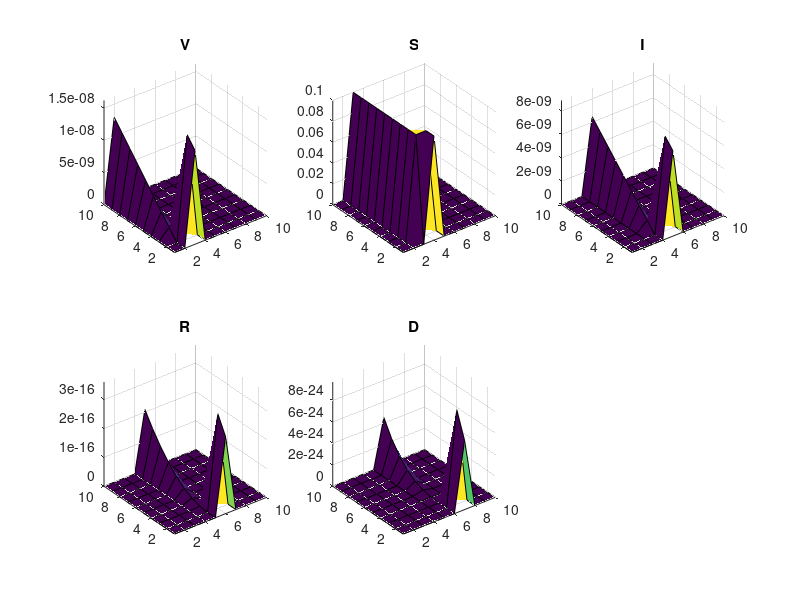

Here is the MATLAB script that generated this plot:
function spatialSIR(T)

    close all
    clc
    figure(1)
    set(1,'pos',[96           1        1034         704])
    
    if nargin < 1
        T = 0.000001;
    end
    
    %%
    
    p = 1;
    rho = 1;
    lambda = 0.00001;
    dr = 0.001;
    sigma = 0.001;
    
    %%
    
    Nx = 10;
    x = 0:(1/(Nx-1)):1;
    
    D2x = diag(-2*ones(Nx,1)) + ...
        diag(ones(Nx-1,1),1) + diag(ones(Nx-1,1),-1);
    D2x(2,1) = 2;
    D2x(end-1,end) = 2;
    
    D2x = sigma*D2x * (Nx-1)^2;
    
    %%
    
    Ny = Nx;
    y = x;
    D2y = D2x;

    n = (Nx)^2;
    
    % Grid and initial data:
    [X,Y] = meshgrid(x,y);
    V0 = zeros(size(X));
    S0 = ones(size(X));
    I0 = zeros(size(X));
    R0 = zeros(size(X));
    D0 = zeros(size(X));

    %S0(2:5,2:5) = 1;
    %S0 = 100*exp(-5*(X.^2 + Y.^2) ) + 1;
    S0(5,5) = 1000;
    
    %V0 = exp(-15*(X.^2 + Y.^2) );
    V0(2,2) = 0.1;
    
    IC = flatten(V0,S0,I0,R0,D0);
    [times,states] = ode23(@(t,x)F(x),[0 T],IC);

    figure(1)
    for t = times
        subplot(2,3,1)
        V = states(1:n);
        v = shape(V);
        surf(v);
        title('V');
        axis tight
        subplot(2,3,2)
        S = states(n+1:2*n);
        s = shape(S);
        surf(s);
        title('S');
        axis tight
        subplot(2,3,3)
        I = states(2*n+1:3*n);
        i = shape(I);
        surf(i);
        title('I');
        axis tight
        subplot(2,3,4)
        R = states(3*n+1:4*n);
        r = shape(R);
        surf(r);
        title('R');
        axis tight
        subplot(2,3,5)
        D = states(4*n+1:5*n);
        d = shape(D);
        surf(d);
        title('D');        
        axis tight
    end
    
    function outstate = F(state)

        V = state(1:n);
        v = shape(V);
        S = state(n+1:2*n);
        s = shape(S);
        I = state(2*n+1:3*n);
        i = shape(I);
        R = state(3*n+1:4*n);
        r = shape(R);
        D = state(4*n+1:5*n);
        d = shape(D);

        %v([1 Ny+1],:) = BC*v(2:Ny,:);         
        %w = v';
        %w([1 Ny+1],:) = BC*w(2:Ny,:);        
        %v = w';

        Vt = v*D2x + D2y*v + p*i;
        St = -lambda*s.*v;
        It = -rho*i - dr*i + lambda*s.*v;
        Rt = rho*i;
        Dt = dr*i;

        outstate = flatten(Vt,St,It,Rt,Dt);

    end

    function f = flatten(V,S,I,R,D)
        f = [V(:) ; S(:) ; I(:) ; R(:) ; D(:)];
    end

    function sX = shape(X)
        sX = reshape(X,Nx,Ny);
    end

end